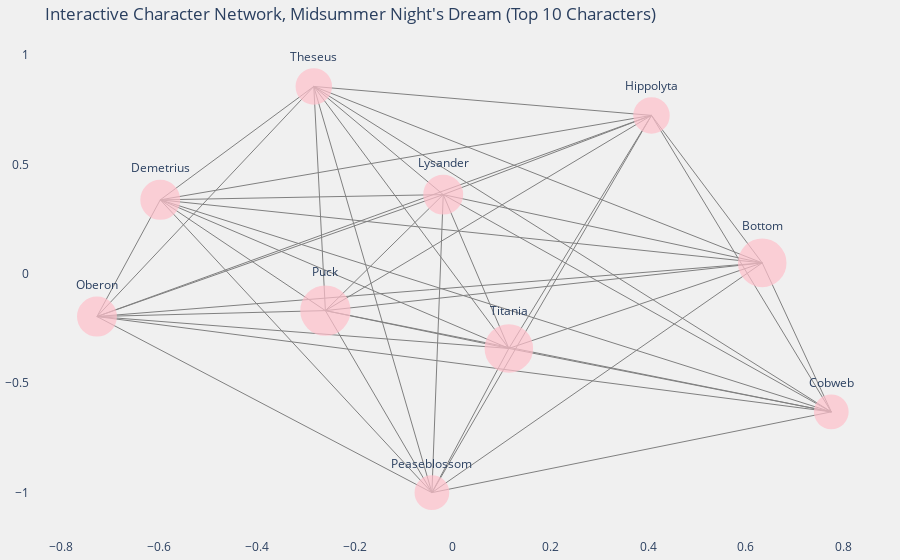

The code cell stored with this chart in its notebook:
### Code cell
G = nx.read_gexf("/Users/elifakdeniz/Desktop/DTA/2025/ComputitonalLit.Studies/Project/1-Network analysis/full play network/A_Midsummer_Nights_Dream.gexf")

centrality = nx.degree_centrality(G)
top_chars = sorted(centrality.items(), key=lambda x: x[1], reverse=True)[:10]
top_nodes = [name for name, score in top_chars]

G_sub = G.subgraph(top_nodes)
pos = nx.spring_layout(G_sub, seed=42)

x_nodes = [pos[n][0] for n in G_sub.nodes()]
y_nodes = [pos[n][1] for n in G_sub.nodes()]
node_text = list(G_sub.nodes())

node_sizes = [centrality[n]*50 for n in G_sub.nodes()]

edge_x = []
edge_y = []
for edge in G_sub.edges():
    x0, y0 = pos[edge[0]]
    x1, y1 = pos[edge[1]]
    edge_x.extend([x0, x1, None])
    edge_y.extend([y0, y1, None])

fig = go.Figure()

fig.add_trace(go.Scatter(
    x=edge_x, y=edge_y,
    mode='lines',
    line=dict(width=1, color='gray'),
    hoverinfo='none'
))

fig.add_trace(go.Scatter(
    x=x_nodes, y=y_nodes,
    mode='markers+text',
    text=node_text,
    textposition="top center",
    marker=dict(
        size=node_sizes,
        color='pink',
        line=dict(width=2, color='pink')
    ),
    hoverinfo='text'
))

fig.update_layout(
    title="Interactive Character Network, Midsummer Night's Dream (Top 10 Characters)",
    showlegend=False,
    hovermode='closest',
    margin=dict(b=20, l=5, r=5, t=40),
    xaxis=dict(showgrid=False, zeroline=False),
    yaxis=dict(showgrid=False, zeroline=False),
    plot_bgcolor='#f0f0f0',
    paper_bgcolor='#f0f0f0'
)

fig.show()

### Figure 1 — Plotly figure (JSON) as saved in the notebook; plotly's stock layout.template omitted (floating-point values rounded to 4 significant figures; data arrays with more than 128 entries replaced by an {"elided": "..."} marker saying what was removed)
{"data": [{"hoverinfo": "none", "line": {"color": "gray", "width": 1}, "mode": "lines", "type": "scatter", "x": {"elided": "135 float values"}, "y": {"elided": "135 float values"}}, {"hoverinfo": "text", "marker": {"color": "pink", "line": {"color": "pink", "width": 2}, "size": [46.55, 37.93, 32.76, 34.48, 34.48, 48.28, 46.55, 37.93, 37.93, 32.76]}, "mode": "markers+text", "text": ["Bottom", "Lysander", "Peaseblossom", "Hippolyta", "Theseus", "Puck", "Titania", "Oberon", "Demetrius", "Cobweb"], "textposition": "top center", "type": "scatter", "x": [0.6333, -0.01906, -0.04218, 0.4069, -0.2837, -0.26, 0.1152, -0.7272, -0.5977, 0.7745], "y": [0.0505, 0.3627, -1, 0.7249, 0.8572, -0.1678, -0.3407, -0.1948, 0.3388, -0.6307]}], "layout": {"autosize": true, "hovermode": "closest", "margin": {"b": 20, "l": 5, "r": 5, "t": 40}, "paper_bgcolor": "#f0f0f0", "plot_bgcolor": "#f0f0f0", "showlegend": false, "title": {"text": "Interactive Character Network, Midsummer Night's Dream (Top 10 Characters)"}, "xaxis": {"autorange": true, "range": [-0.8537, 0.8957], "showgrid": false, "type": "linear", "zeroline": false}, "yaxis": {"autorange": true, "range": [-1.29, 1.156], "showgrid": false, "type": "linear", "zeroline": false}}}
